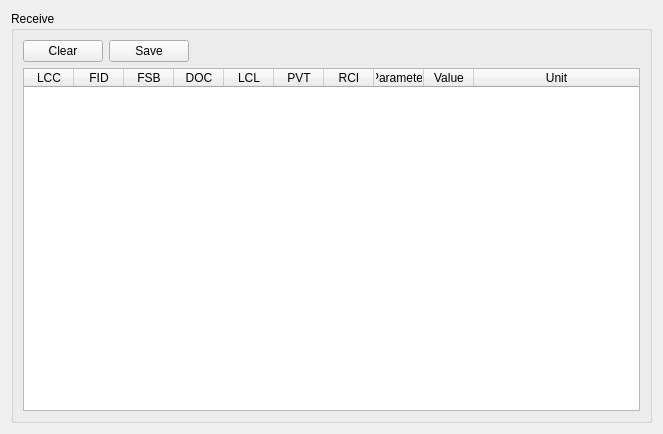
<?xml version="1.0" encoding="UTF-8"?>
<ui version="4.0">
 <class>ReceiveBox</class>
 <widget class="QWidget" name="ReceiveBox">
  <property name="geometry">
   <rect>
    <x>0</x>
    <y>0</y>
    <width>663</width>
    <height>434</height>
   </rect>
  </property>
  <property name="sizePolicy">
   <sizepolicy hsizetype="Expanding" vsizetype="Expanding">
    <horstretch>0</horstretch>
    <verstretch>0</verstretch>
   </sizepolicy>
  </property>
  <property name="windowTitle">
   <string>Form</string>
  </property>
  <layout class="QGridLayout" name="gridLayout">
   <property name="sizeConstraint">
    <enum>QLayout::SetDefaultConstraint</enum>
   </property>
   <item row="0" column="0">
    <widget class="QGroupBox" name="receiveTableBox">
     <property name="title">
      <string>Receive</string>
     </property>
     <layout class="QVBoxLayout" name="verticalLayout">
      <item>
       <layout class="QHBoxLayout" name="horizontalLayout">
        <property name="sizeConstraint">
         <enum>QLayout::SetDefaultConstraint</enum>
        </property>
        <item>
         <widget class="QPushButton" name="clearButton">
          <property name="text">
           <string>Clear</string>
          </property>
         </widget>
        </item>
        <item>
         <widget class="QPushButton" name="saveButton">
          <property name="text">
           <string>Save</string>
          </property>
         </widget>
        </item>
        <item>
         <spacer name="horizontalSpacer">
          <property name="orientation">
           <enum>Qt::Horizontal</enum>
          </property>
          <property name="sizeHint" stdset="0">
           <size>
            <width>40</width>
            <height>20</height>
           </size>
          </property>
         </spacer>
        </item>
       </layout>
      </item>
      <item>
       <widget class="QTableWidget" name="receiveTable">
        <property name="sizePolicy">
         <sizepolicy hsizetype="Preferred" vsizetype="Preferred">
          <horstretch>0</horstretch>
          <verstretch>0</verstretch>
         </sizepolicy>
        </property>
        <property name="acceptDrops">
         <bool>true</bool>
        </property>
        <property name="autoScroll">
         <bool>true</bool>
        </property>
        <property name="alternatingRowColors">
         <bool>true</bool>
        </property>
        <property name="textElideMode">
         <enum>Qt::ElideLeft</enum>
        </property>
        <property name="sortingEnabled">
         <bool>true</bool>
        </property>
        <attribute name="horizontalHeaderCascadingSectionResizes">
         <bool>false</bool>
        </attribute>
        <attribute name="horizontalHeaderDefaultSectionSize">
         <number>50</number>
        </attribute>
        <attribute name="horizontalHeaderMinimumSectionSize">
         <number>10</number>
        </attribute>
        <attribute name="horizontalHeaderShowSortIndicator" stdset="0">
         <bool>true</bool>
        </attribute>
        <attribute name="horizontalHeaderStretchLastSection">
         <bool>true</bool>
        </attribute>
        <attribute name="verticalHeaderMinimumSectionSize">
         <number>20</number>
        </attribute>
        <attribute name="verticalHeaderStretchLastSection">
         <bool>false</bool>
        </attribute>
        <column>
         <property name="text">
          <string>LCC</string>
         </property>
         <property name="textAlignment">
          <set>AlignCenter</set>
         </property>
        </column>
        <column>
         <property name="text">
          <string>FID</string>
         </property>
         <property name="textAlignment">
          <set>AlignCenter</set>
         </property>
        </column>
        <column>
         <property name="text">
          <string>FSB</string>
         </property>
         <property name="textAlignment">
          <set>AlignCenter</set>
         </property>
        </column>
        <column>
         <property name="text">
          <string>DOC</string>
         </property>
        </column>
        <column>
         <property name="text">
          <string>LCL</string>
         </property>
        </column>
        <column>
         <property name="text">
          <string>PVT</string>
         </property>
        </column>
        <column>
         <property name="text">
          <string>RCI</string>
         </property>
        </column>
        <column>
         <property name="text">
          <string>Parameter</string>
         </property>
        </column>
        <column>
         <property name="text">
          <string>Value</string>
         </property>
        </column>
        <column>
         <property name="text">
          <string>Unit</string>
         </property>
        </column>
       </widget>
      </item>
     </layout>
    </widget>
   </item>
  </layout>
 </widget>
 <resources/>
 <connections/>
</ui>
